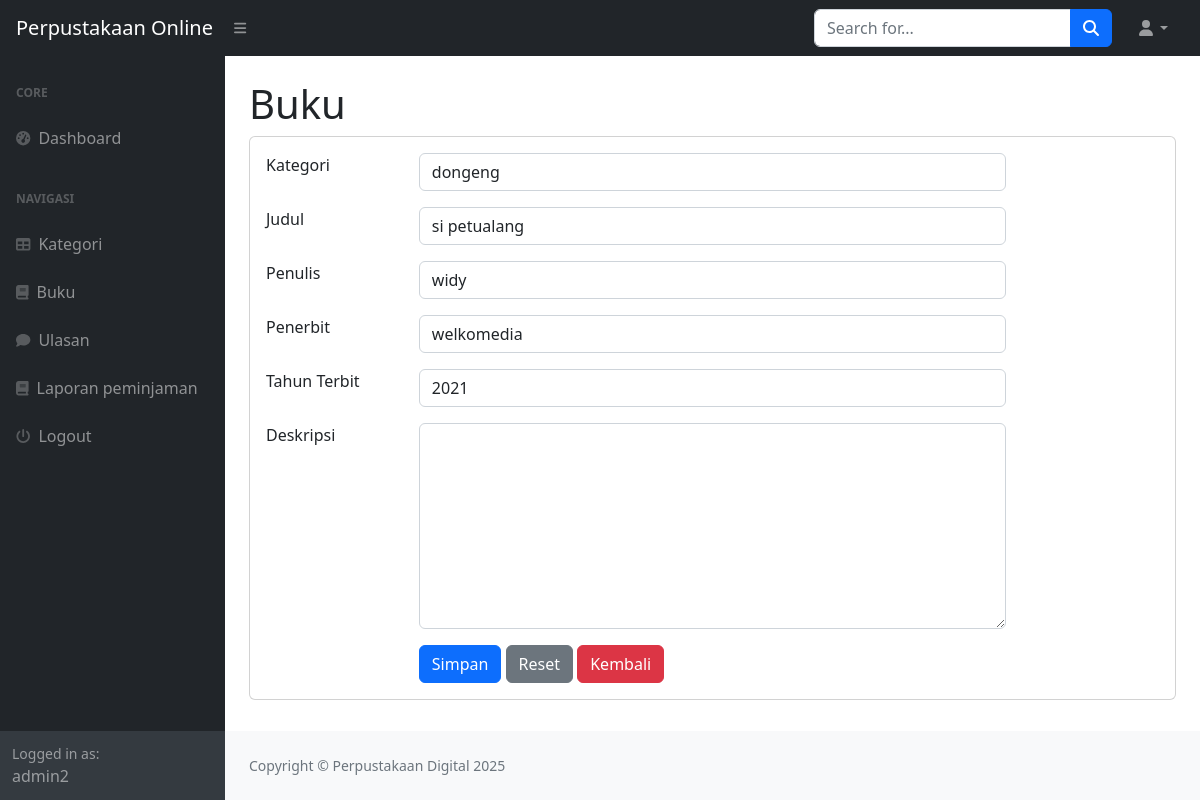
The page /perpustakaan_ukk/index.php?page=buku_ubah&&id=3 (signed in) on the database its author committed.
### tables this page shows
CREATE TABLE `buku` (
  `id_buku` int(11) NOT NULL,
  `id_kategori` int(11) DEFAULT NULL,
  `judul` varchar(255) DEFAULT NULL,
  `penulis` varchar(255) DEFAULT NULL,
  `penerbit` varchar(255) DEFAULT NULL,
  `tahun_terbit` varchar(255) DEFAULT NULL,
  `deskripsi` varchar(255) DEFAULT NULL
);

### perpustakaan_ukk/buku_ubah.php (the view, shortened to what this page needs)
<h1 class="mt-4">Buku</h1>
<div class="card">
    <div class="card-body">
        <div class="row">
        <div class="col-md-12">
        <form method="post">
        <?php
            $id = $_GET['id'];
            $query = mysqli_query($koneksi, "SELECT*FROM buku WHERE id_buku=$id");
            $data = mysqli_fetch_array($query);
        ?>
            <div class="row mb-3">
                <div class="col-md-2">Kategori</div>
                <div class="col-md-8">
                    <select name="id_kategori" class="form-control">
                        <?php
                            $kat = mysqli_query($koneksi, "SELECT*FROM kategori");
                            while($kategori = mysqli_fetch_array($kat)) {
                                ?>
                                <option <?php if($kategori['id_kategori'] == $data['id_kategori']) echo '';?> value="<?php echo $kategori['id_kategori']; ?>"><?php echo $kategori['kategori']; ?></option>
                                <?php
                            }
                        ?>
                    </select>
                </div>
            </div>
            <div class="row mb-3">
                <div class="col-md-2">Judul</div>
                <div class="col-md-8"><input type="text" value="<?php echo $data['judul'];?>" class="form-control" name="judul"></div>
            </div>
            <div class="row mb-3">
                <div class="col-md-2">Penulis</div>
                <div class="col-md-8"><input type="text" value="<?php echo $data['penulis'];?>" class="form-control" name="penulis"></div>
            </div>
            <div class="row mb-3">
                <div class="col-md-2">Penerbit</div>
                <div class="col-md-8"><input type="text" value="<?php echo $data['penerbit'];?>" class="form-control" name="penerbit"></div>
            </div>
            <div class="row mb-3">
                <div class="col-md-2">Tahun Terbit</div>
                <div class="col-md-8"><input type="text" value="<?php echo $data['tahun_terbit'];?>" class="form-control" name="tahun_terbit"></div>
            </div>
            <div class="row mb-3">
                <div class="col-md-2">Deskripsi</div>
                <div class="col-md-8">
                    <textarea name="deskripsi" rows="8" class="form-control"></textarea>
                </div>
            </div>
            <div class="row">
                <div class="col-md-2"></div>
                <div class="col-md-8">
                    <button type="submit" class="btn btn-primary" name="submit" value="submit">Simpan</button>
                    <button type="reset" class="btn btn-secondary">Reset</button>
                    <a href="?page=buku" class="btn btn-danger">Kembali</a>
                </div>
            </div>
        </form>
    </div>
</div>
    </div>
</div>

### rows shown on the page
buku: judul "si petualang", penulis "widy", penerbit "welkomedia", tahun_terbit "2021"

### other values the page prints
$_SESSION['user']['nama'] "admin2"
form field id_kategori "dongeng"
